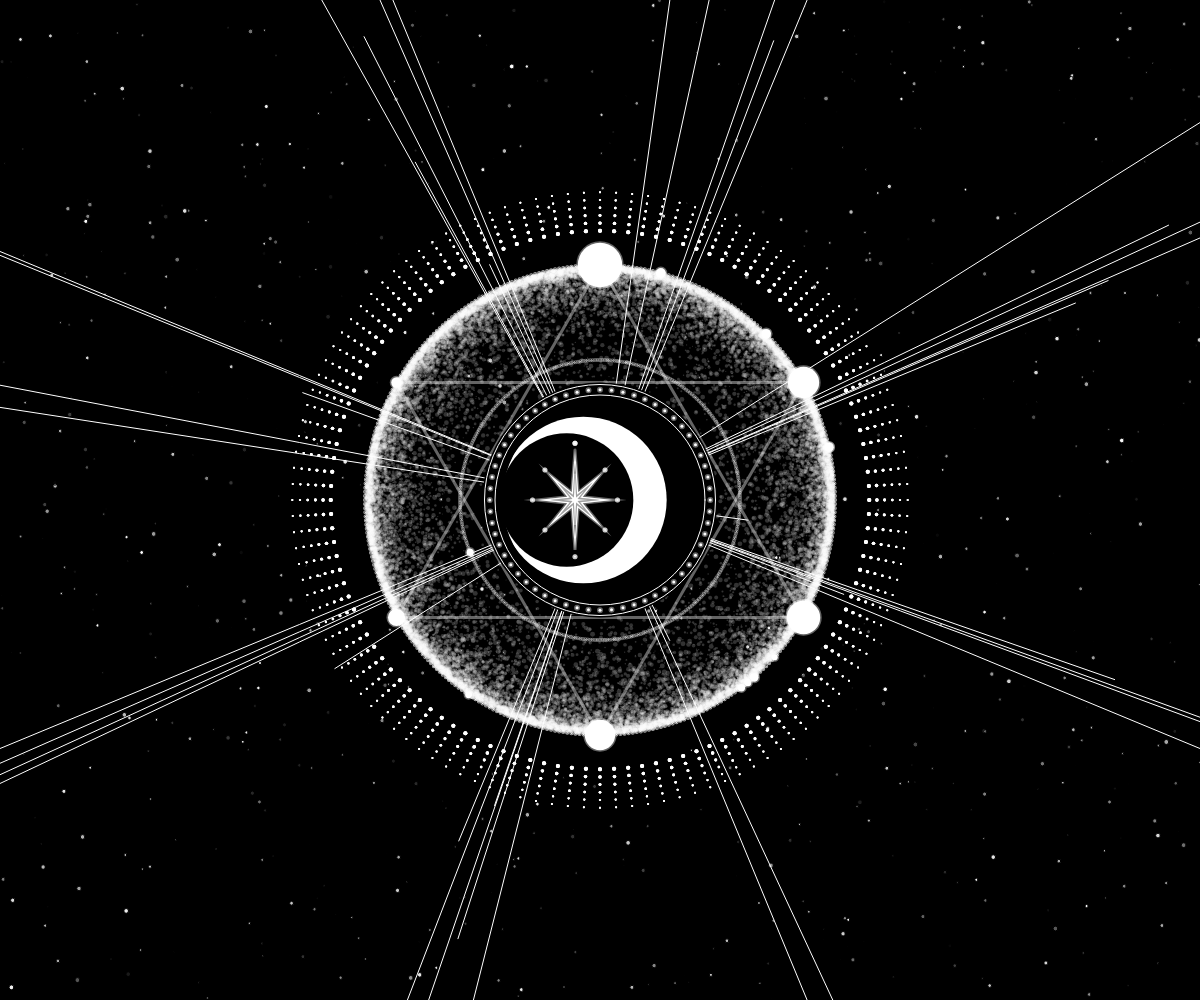
Frame 1 (no input)
Frame 60 (no input): identical to frame 1, image omitted
Frame 120 (the mouse pressed at the canvas centre since frame 60): identical to frame 1, image omitted

The p5.js sketch that drew this single still picture (run headless with seeded random() and noise() and a simulated clock; from frame 60 on, the mouse is pressed at the canvas centre):

// p5.js sketch
// ── sketch.js
let degree=45
let a=0
let yuanshiR =100
function setup() {
	createCanvas(windowWidth, windowHeight);
	background(0);
	//------------------------------
// 	fill(255,50)
// 	noStroke()
		
// 	for(let i=0;i<width;i+=12){
// 		let v =random(0,10)
// 		let v1 =random(0,10)
// 		for(let o=0;o<100;o+=0.6){
			
// 		circle(i*v,i*v1-o*3,5-o/15)
	
// }}
	  angleMode(DEGREES);
for(let i=0;i<=1000;i++){
	fill(255,random(0,255))
	circle(random(width),random(height),random(0,5))
}
	//------------------------------------------
		translate(width/2,height/2)
	
	//------------------------------------------
	// noStroke()
		push()
  // circle(0, 0, 700);
  fill(255,50)
  for (let j = 1; j < 100; j++) {
    for (let i = 0; i < 360; i += j / 20) {
      let dianR = map(j, 1, 100, 468 / 2, 200 / 2); // 半径范围从大到小
      let r = random(dianR - 5, 468/2);             // 稍微随机一下半径
      let angle = random(0,i*360-j);                                // 使用均匀角度
      let dianX = cos(angle) * r;
      let dianY = sin(angle) * r;
      // fill(0);
      noStroke();
      circle(dianX, dianY, random(1, 5));
    }
  }
	pop()
	//----------
	stroke(255)
	//------------------------------------------
	// noFill()
	// for(let i=0;i<7;i++){
	// circle(0,0,470+i*(8+i/3))
		
	// 	}
	//------------------------------------------
	for(let j=0;j<8;j++){
			for(let i=0;i<6;i++){
		let b =random(0,35)
	push()
	 strokeWeight(1)

	let x1 = cos(degree*j- 67.5-i*random(3))*yuanshiR/3+0
		let y1 = sin(degree*j- 67.5-i*random(3))*yuanshiR/3+0
		line(0,0,x1*b,y1*b)
	pop()
			}
	}
		//------------------------------------------
	for(let j=0;j<360;j++){
			for(let i=0;i<6;i++){
		let c = map(i,0,5,50,25)
	push()
	 noStroke()
		fill(255)

	let x1 = cos(j*3)*yuanshiR/1.3*(4-i/10)+0
		let y1 = sin(j*3)*yuanshiR/1.3*(4-i/10)+0
		circle(x1,y1,yuanshiR/c)
	pop()
			}
	}
	
//------------------------------------------	
	moon(0,0,200)
	sanjiaoxin(0,0,470,90)
	sanjiaoxin(0,0,470,-90)
	drawStar(-25,0,25)
	lineCircle(0,0,280,1)
	// lineCircle(0,0,480,1)
	zhou(0,0,215)

}

function draw() {
	
}


function drawStar(starX,starY,starSize){
	fill(255)
//星星
for(let j=0;j<3;j++){
		if(j%2 !==0){
		fill(0)}else{
			fill(255)
		}
			let r =map(j,0,2,starSize,starSize/3)
				beginShape()
	for(let i=0;i<=8;i++){
if(i==0||i==4||i==8){
	a=starSize/3
}else{
		a=0
	}
		let x = cos(degree*i- 90)*(r+a)*3/2+starX
		let y = sin(degree*i- 90)*(r+a)*3/2+starY
		let circleX = cos(degree*i- 90)*(starSize+a)*1.7+starX
		let circleY = sin(degree*i- 90)*(starSize+a)*1.7+starY
		
		let x1 = cos(degree*i- 67.5)*r/3+starX
		let y1 = sin(degree*i- 67.5)*r/3+starY
		// line(0,0,x1*width,y1*width)
	
		vertex(x,y)
		vertex(x1,y1)

		circle(circleX,circleY,2)
		
	
	}
		endShape()}
}


function moon(moonX,moonY,moonSize){
	noStroke()
for(let j=0;j<3;j++){
	if(j%2==0){
		fill(0)}else{
			fill(255)
		}
	
	let smallMoon=moonSize/6
	circle(moonX-(moonSize/2-(moonSize-j*smallMoon)/2),moonY,moonSize-j*smallMoon)
	}
}

function lineCircle(lineCircleX,lineCircleY,lineCircleR,lineCircleSize){
	for(let j=0;j<360;j++){
		let lineCircleX1 = cos(j)*lineCircleR/2+lineCircleX;
		let lineCircleX2 = sin(j)*lineCircleR/2+lineCircleY;

	if (random() > 0.0176) {
  fill(255);
  circle(lineCircleX1, lineCircleX2, lineCircleSize);
} else {
  // moon(lineCircleX1, lineCircleX2, random(lineCircleSize*10,lineCircleSize*20));
 circle(lineCircleX1, lineCircleX2, random(lineCircleSize*5,lineCircleSize*10));
}
	}
}
function zhou(zhouX,zhouY,zhouR){
	push()
	strokeWeight(20)
		stroke(0)
	noFill()
circle(zhouX,zhouY,zhouR)
			pop()
	push()
	strokeWeight(1)
		stroke(255)
	noFill()
circle(zhouX,zhouY,zhouR-5)
			pop()
	push()
	strokeWeight(1)
		stroke(255)
	noFill()
circle(zhouX,zhouY,zhouR+16)
			pop()
	for(let j=0;j<360/6;j++){
		let zhouX1 = cos(j*6)*zhouR/1.95+zhouX;
		let zhouY1 = sin(j*6)*zhouR/1.95+zhouY;
		fill(255)
circle(zhouX1,zhouY1,3)

	}

}
function sanjiaoxin(sx,sy,sr,d){
	noFill()
	stroke(255,100)
	strokeWeight(3)

	push()
	lineCircle(sx,sy,sr,1)
	 	pop()

		beginShape()
 for(let j=0;j<4;j++){
		let sx1 = cos(120*j-d)*(sr/2)+sx;
		let sy1 = sin(120*j-d)*(sr/2)+sy;
	 vertex(sx1,sy1)
	 push()
	 fill(255)
	 circle(sx1,sy1,random(10,50))
	 pop()
// 	 if(d>0&j==0){
// 	 push()
// 		 noStroke()
// 		 for(i=0;i<4;i++){
// 	  lineCircle(sx1,sy1,sr/i/3,1)
// 			 }
// 	 pop()}
// 	 if(d>0&j==1){
// 	 push()
// 		 stroke(255)
// 		 for(i=0;i<14;i++){
// 			 fill(255,50*i)
// 	  circle(sx1,sy1,sr*1.5/i/3)
// 			 }
// 	 pop()}
// 	 if(d>0&j==2){
// 	 push()
// 		 stroke(255)
// 			  moon(sx1,sy1,sr/3)
// 	 pop()}

// 	 if(d<0){
// 	 push()
// 		 noStroke()
// 			   for(i=0;i<14;i++){
// 			 fill(255,50*i)
// 	  circle(sx1,sy1,sr/i/7)
// 			 }
	 // pop()}
}
	endShape()
		
}
